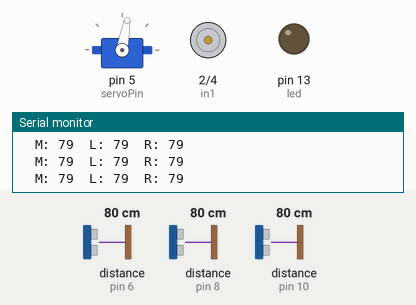
Simulated run of this sketch. Board: Arduino Uno, built with avr-gcc and run on an emulated ATmega328P. Parts: servo, motor-driver pin pairs drawn as motors (green arrow = first pin HIGH = forward, orange = second pin HIGH = backward, longer = more drive, scaled by the enable pin), output pins drawn as LEDs (lit = HIGH), the last lines printed to the serial monitor. Wiring (inferred from the names in the program): 3 × ultrasonic range finder: trigger pin 6, echo pin 6 / trigger pin 8, echo pin 8 / trigger pin 10, echo pin 10. The inputs (shaded band) are chosen by the test bench; at power-on: distance to the obstacle (sensors on pin 6, pin 10, pin 8) 80 cm. The echo pulse lasts 58.3 µs per cm.

Above: at 2.2 s.
2.3 s: distance to the obstacle (sensor on pin 6) set to 44 cm
3.8 s: distance to the obstacle (sensor on pin 6) set to 37 cm
At 3.94 s:
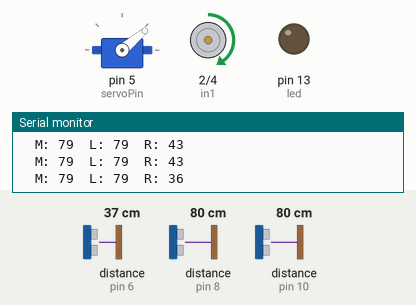
6.8 s: distance to the obstacle (sensor on pin 10) set to 66 cm
9.8 s: distance to the obstacle (sensor on pin 10) set to 59 cm
At 10.15 s:
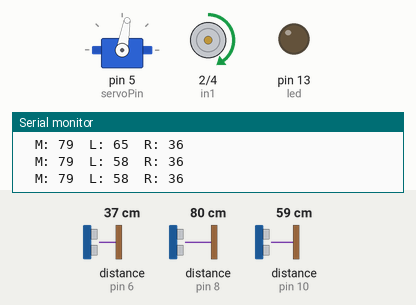
12.8 s: distance to the obstacle (sensor on pin 8) set to 2 cm
15.8 s: distance to the obstacle (sensor on pin 6) set to 58 cm
18.8 s: distance to the obstacle (sensor on pin 6) set to 65 cm
At 20.2 s:
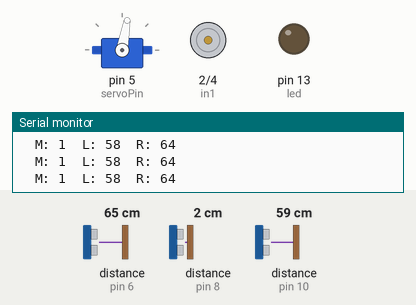
Timing chart, 0 to 21.3 s (numbered marks = the images above; inputs shaded):
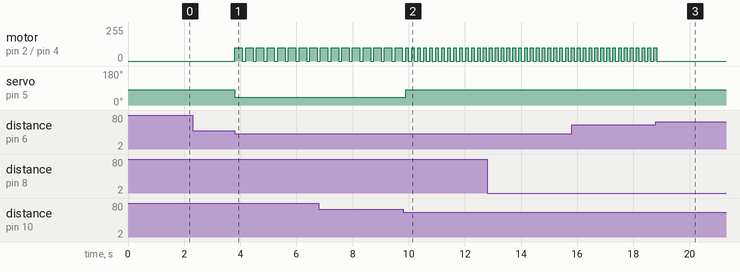

Measured:
- the behaviour switches between 41 and 40 cm on distance to the obstacle (sensor on pin 6) (found by bisection; images 0 and 1)
- the behaviour switches between 62 and 61 cm on distance to the obstacle (sensor on pin 10) (found by bisection; images 1 and 2)
- the behaviour switches between 61 and 62 cm on distance to the obstacle (sensor on pin 6) (found by bisection; images 2 and 3)
- after the input at 3.8 s, motor on pin 2 (in1) / pin 4 (in2): alternates forward 100/255 for 0.27 s and stopped for 0.11 s, starting at once; servo on pin 5 (servoPin): 80° → 40° at once
- after the input at 9.8 s, motor on pin 2 (in1) / pin 4 (in2): alternates forward 100/255 for 0.10 s and stopped for 0.11 s, starting after 0.19 s; servo on pin 5 (servoPin): 40° → 80° after 0.09 s
- after the input at 18.8 s, motor on pin 2 (in1) / pin 4 (in2): goes on until 18.8 s, then stays stopped

The sketch:

wro_cars_comptation.ino
```cpp
#include <Servo.h>

#define led 13

#define MiddleUltraPin 8
#define LeftUltraPin 10
#define RightUltraPin 6

#define in1 2
#define in2 4
#define en 3

#define servoPin 5

Servo steering;

uint16_t distance_middle = 0;
uint16_t distance_left = 0;
uint16_t distance_right = 0;

uint16_t readUltrasonic(uint8_t EchoAndTrigPins);
void readDistance(uint8_t M, uint16_t *M_distance,
                  uint8_t L, uint16_t *L_distance, uint8_t R, uint16_t *R_distance);

void forward(uint8_t _speed, uint16_t _delay);
void Stop();

void setup() {
  Serial.begin(9600);
  steering.attach(servoPin);
  steering.write(80);
  pinMode(in1, OUTPUT);
  pinMode(in2, OUTPUT);
  pinMode(en, OUTPUT);

  pinMode(led, OUTPUT);
  digitalWrite(led, LOW);
  readDistance(MiddleUltraPin, &distance_middle,
               LeftUltraPin, &distance_left, RightUltraPin, &distance_right);
  delay(1000);
}

void loop() {
  readDistance(MiddleUltraPin, &distance_middle,
               LeftUltraPin, &distance_left, RightUltraPin, &distance_right);

  Serial.print("  M: "); Serial.print(distance_middle);
  Serial.print("  L: "); Serial.print(distance_left);
  Serial.print("  R: "); Serial.print(distance_right); Serial.println();


  if (distance_middle < 150 && distance_middle != 0) {
    if (distance_left > 60 || 0 == distance_left) {
      if (distance_right < 40 && 0 < distance_right) {
        steering.write(40);
        forward(100, map(distance_middle, 1, 150, 10, 500));
      }
    } else if (distance_right > 60 || 0 == distance_right) {
      if (distance_left < 40 && 0 < distance_left) {
        steering.write(120);
        forward(100, map(distance_middle, 1, 150, 10, 500));
      }
    } else {
      steering.write(80);
      forward(100, 100);
      }
  } else {
    steering.write(80);
    forward(100, 300);
  }


  delay(100); // Add a small delay to avoid rapid sensor readings
}

uint16_t readUltrasonic(uint8_t EchoTrigPins) {
  long duration = 0;
  long distance = 0;
  pinMode(EchoTrigPins, OUTPUT);
  digitalWrite(EchoTrigPins, LOW);
  delayMicroseconds(2);
  digitalWrite(EchoTrigPins, HIGH);
  delayMicroseconds(10);
  digitalWrite(EchoTrigPins, LOW);

  pinMode(EchoTrigPins, INPUT);
  duration = pulseIn(EchoTrigPins, HIGH, 20000);
  distance = duration * 0.0343 / 2;

  return distance;
}

void readDistance(uint8_t M, uint16_t *M_distance,
                  uint8_t L, uint16_t *L_distance, uint8_t R, uint16_t *R_distance) {
  *M_distance = readUltrasonic(M);
  *L_distance = readUltrasonic(L);
  *R_distance = readUltrasonic(R);
}

void forward(uint8_t _speed, uint16_t _delay) {
  analogWrite(en, _speed);
  digitalWrite(in1, HIGH);
  digitalWrite(in2, LOW);
  delay(_delay);
  Stop();
}

void Stop() {
  digitalWrite(en, LOW);
  digitalWrite(in1, LOW);
  digitalWrite(in2, LOW);
}
```
